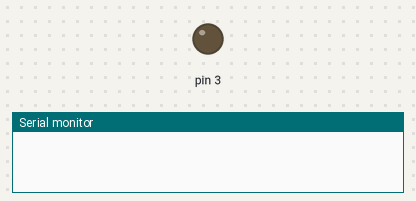
A sketch run on a simulated Arduino Uno, built with avr-gcc and run on an emulated ATmega328P. On the bench: output pins drawn as LEDs (lit = HIGH), the last lines printed to the serial monitor.

Above: at 0.1 s.
At 1.8 s:
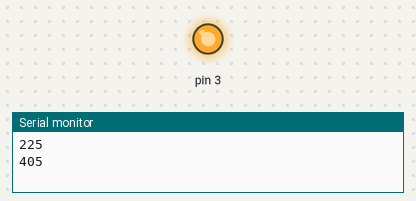
Timing chart, 0 to 3.6 s (numbered marks = the images above):
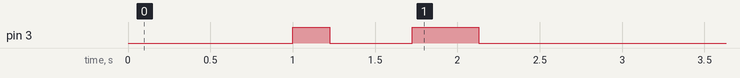

The sketch:

PLCSimulator.ino
```cpp
// the setup function runs once when you press reset or power the board
void setup() {
  Serial.begin(9600);
  // initialize digital pin LED_BUILTIN as an output.
  pinMode(3, OUTPUT);

   long numero = 12;

  delay(1000);
  long durata1 = firstTransmission(numero);
  long durata2 = secondTransmission(numero);
  Serial.println(durata1);
  Serial.println(durata2);
  digitalWrite(3, HIGH);   // turn the LED on (HIGH is the voltage level)
  delay(durata1);                      // wait
  digitalWrite(3, LOW);    // turn the LED off by making the voltage LOW
  delay(500);

  digitalWrite(3, HIGH);   // turn the LED on (HIGH is the voltage level)
  delay(durata2);                       // wait
  digitalWrite(3, LOW);    // turn the LED off by making the voltage LOW


  delay(1000);


}

// the loop function runs over and over again forever
void loop() {
}

long firstTransmission(long num){

    long mask1 = 0b11111100000;
    long p1 = (num) & mask1;
    p1 = p1 >> 5;
    //Serial.println(p1);
    return 15*(p1+15);

  }

 long secondTransmission(long num){

    long mask2 = 0b00000011111;
    long p2 = (num) & mask2;
    //Serial.println(p2);


    return 15*(p2+15);

  }
```
